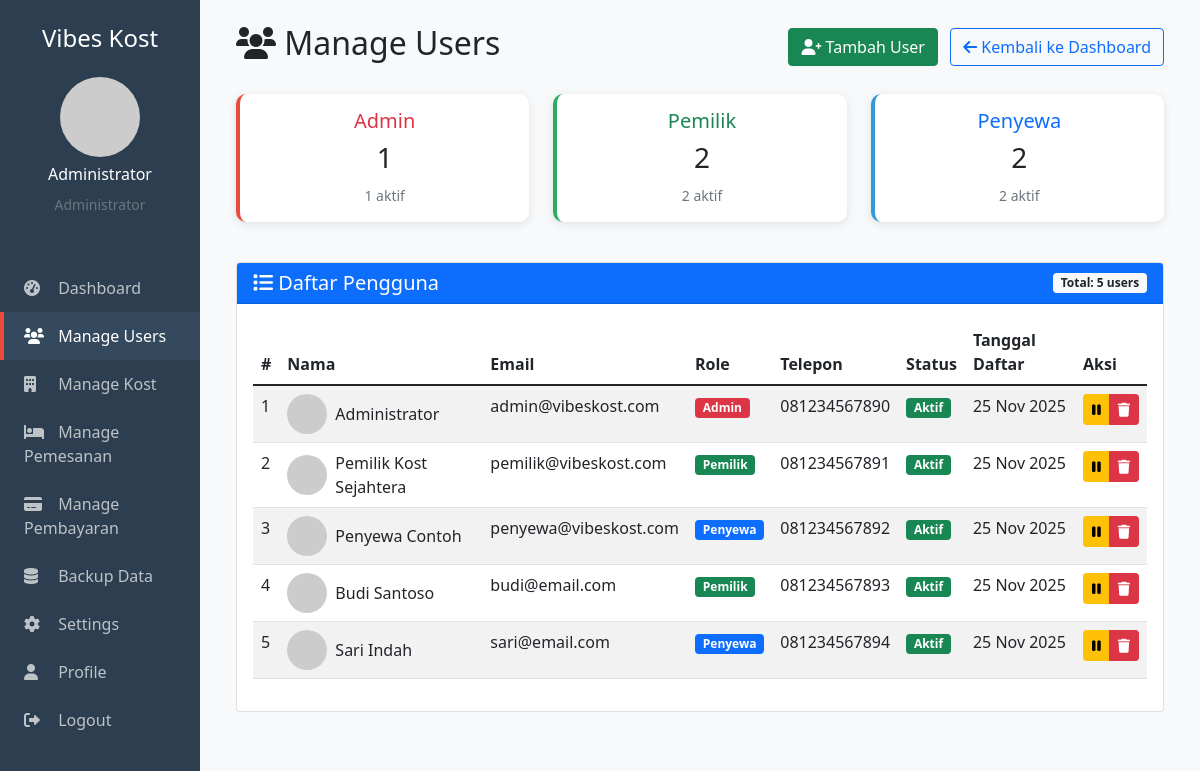
/admin/manage_users.php (signed in), run on the app's committed database.
### tables this page shows
CREATE TABLE users (
    id INT PRIMARY KEY AUTO_INCREMENT,
    nama VARCHAR(100) NOT NULL,
    email VARCHAR(100) UNIQUE NOT NULL,
    password VARCHAR(255) NOT NULL,
    role ENUM('admin','pemilik','penyewa') NOT NULL,
    no_telepon VARCHAR(20),
    alamat TEXT,
     
    bank_nama VARCHAR(100),
    bank_nomor VARCHAR(50),
    bank_atas_nama VARCHAR(100),
    foto_profil VARCHAR(255) DEFAULT 'default.jpg',
    is_active BOOLEAN DEFAULT TRUE,
    created_at TIMESTAMP DEFAULT CURRENT_TIMESTAMP,
    updated_at TIMESTAMP DEFAULT CURRENT_TIMESTAMP ON UPDATE CURRENT_TIMESTAMP
);

### admin/manage_users.php (the view, shortened to what this page needs)
<?php
include '../includes/config.php';
$users_query = "SELECT * FROM users ORDER BY created_at DESC";
$users = $conn->query($users_query);
$user_stats_query = "
    SELECT
        role,
        COUNT(*) as total,
        COUNT(CASE WHEN is_active = 1 THEN 1 END) as active
    FROM users
    GROUP BY role
";
$user_stats = $conn->query($user_stats_query);
?>
<!DOCTYPE html>
<html lang="id">
<head>
    <link href="https://cdn.jsdelivr.net/npm/bootstrap@5.1.3/dist/css/bootstrap.min.css" rel="stylesheet">
    <link href="https://cdnjs.cloudflare.com/ajax/libs/font-awesome/6.0.0/css/all.min.css" rel="stylesheet">
</head>
<body>
    <div class="container-fluid">
        <div class="row">
            <div class="col-md-3 col-lg-2 sidebar p-0">
                <div class="p-4">
                    <h4 class="text-center mb-4">Vibes Kost</h4>
                    <div class="text-center mb-4">
                        <img src="../uploads/profil/<?php echo $_SESSION['foto_profil']; ?>"
                             class="rounded-circle"
                             width="80"
                             height="80"
                             alt="Profile"
                             onerror="this.src='https://via.placeholder.com/80'">
                        <h6 class="mt-2"><?php echo $_SESSION['nama']; ?></h6>
                        <small class="text-muted">Administrator</small>
                    </div>
                </div>
                <nav class="nav flex-column">
                    <a class="nav-link" href="dashboard.php">
                        <i class="fas fa-tachometer-alt"></i> Dashboard
                    </a>
                    <a class="nav-link active" href="manage_users.php">
                        <i class="fas fa-users"></i> Manage Users
                    </a>
                    <a class="nav-link" href="manage_kost.php">
                        <i class="fas fa-building"></i> Manage Kost
                    </a>
                    <a class="nav-link" href="manage_pemesanan.php">
                        <i class="fas fa-bed"></i> Manage Pemesanan
                    </a>
                    <a class="nav-link" href="manage_pembayaran.php">
                        <i class="fas fa-credit-card"></i> Manage Pembayaran
                    </a>
                    <a class="nav-link" href="backup.php">
                        <i class="fas fa-database"></i> Backup Data
                    </a>
                    <a class="nav-link" href="settings.php">
                        <i class="fas fa-cog"></i> Settings
                    </a>
                    <a class="nav-link" href="profile.php">
                        <i class="fas fa-user"></i> Profile
                    </a>
                    <a class="nav-link" href="../auth/logout.php">
                        <i class="fas fa-sign-out-alt"></i> Logout
                    </a>
                </nav>
            </div>
            <div class="col-md-9 col-lg-10 main-content">
                <div class="p-4">
                    <div class="d-flex justify-content-between align-items-center mb-4">
                        <h2><i class="fas fa-users"></i> Manage Users</h2>
                        <div>
                            <a href="add_user.php" class="btn btn-success me-2">
                                <i class="fas fa-user-plus"></i> Tambah User
                            </a>
                            <a href="dashboard.php" class="btn btn-outline-primary">
                                <i class="fas fa-arrow-left"></i> Kembali ke Dashboard
                            </a>
                        </div>
                    </div>
                    <div class="row mb-4">
                        <?php while($stat = $user_stats->fetch_assoc()): ?>
                        <div class="col-md-4 mb-3">
                            <div class="stat-card" style="border-left: 4px solid <?php
                                switch($stat['role']) {
                                    case 'admin': echo '#e74c3c'; break;
                                    case 'pemilik': echo '#27ae60'; break;
                                    case 'penyewa': echo '#3498db'; break;
                                }
                            ?>;">
                                <h5 class="text-<?php
                                    switch($stat['role']) {
                                        case 'admin': echo 'danger'; break;
                                        case 'pemilik': echo 'success'; break;
                                        case 'penyewa': echo 'primary'; break;
                                    }
                                ?>"><?php echo ucfirst($stat['role']); ?></h5>
                                <h3><?php echo $stat['total']; ?></h3>
                                <small class="text-muted"><?php echo $stat['active']; ?> aktif</small>
                            </div>
                        </div>
                        <?php endwhile; ?>
                    </div>
                    <div class="card">
                        <div class="card-header bg-primary text-white d-flex justify-content-between align-items-center">
                            <h5 class="mb-0"><i class="fas fa-list"></i> Daftar Pengguna</h5>
                            <span class="badge bg-light text-dark">Total: <?php echo $users->num_rows; ?> users</span>
                        </div>
                        <div class="card-body">
                            <div class="table-responsive">
                                <table class="table table-hover table-striped">
                                    <thead>
                                        <tr>
                                            <th>#</th>
                                            <th>Nama</th>
                                            <th>Email</th>
                                            <th>Role</th>
                                            <th>Telepon</th>
                                            <th>Status</th>
                                            <th>Tanggal Daftar</th>
                                            <th>Aksi</th>
                                        </tr>
                                    </thead>
                                    <tbody>
                                        <?php
                                        $no = 1;
                                        while($user = $users->fetch_assoc()):
                                        ?>
                                        <tr>
                                            <td><?php echo $no++; ?></td>
                                            <td>
                                                <div class="d-flex align-items-center">
                                                    <img src="../uploads/profil/<?php echo $user['foto_profil']; ?>"
                                                         class="rounded-circle me-2"
                                                         width="40"
                                                         height="40"
                                                         alt="Profile"
                                                         onerror="this.src='https://via.placeholder.com/40'">
                                                    <?php echo $user['nama']; ?>
                                                </div>
                                            </td>
                                            <td><?php echo $user['email']; ?></td>
                                            <td>
                                                <span class="badge bg-<?php
                                                    switch($user['role']) {
                                                        case 'admin': echo 'danger'; break;
                                                        case 'pemilik': echo 'success'; break;
                                                        case 'penyewa': echo 'primary'; break;
                                                    }
                                                ?>"><?php echo ucfirst($user['role']); ?></span>
                                            </td>
                                            <td><?php echo $user['no_telepon'] ?: '-'; ?></td>
                                            <td>
                                                <span class="badge bg-<?php echo $user['is_active'] ? 'success' : 'danger'; ?>">
                                                    <?php echo $user['is_active'] ? 'Aktif' : 'Nonaktif'; ?>
                                                </span>
                                            </td>
                                            <td><?php echo date('d M Y', strtotime($user['created_at'])); ?></td>
                                            <td>
                                                <div class="btn-group">
                                                    <?php if ($user['is_active']): ?>
                                                        <a href="manage_users.php?action=deactivate&id=<?php echo $user['id']; ?>"
                                                           class="btn btn-warning btn-sm"
                                                           title="Nonaktifkan">
                                                            <i class="fas fa-pause"></i>
                                                        </a>
                                                    <?php endif; ?>
                                                    <a href="manage_users.php?action=delete&id=<?php echo $user['id']; ?>"
                                                       class="btn btn-danger btn-sm"
                                                       title="Hapus"
                                                       onclick="return confirm('Yakin ingin menghapus user ini?')">
                                                        <i class="fas fa-trash"></i>
                                                    </a>
                                                </div>
                                            </td>
                                        </tr>
                                        <?php endwhile; ?>
                                    </tbody>
                                </table>
                            </div>
                        </div>
                    </div>
                </div>
            </div>
        </div>
    </div>
</body>
</html>

### admin/manage_users.php (style rules this page uses)
.sidebar { background: #2c3e50; min-height: 100vh; color: white; }
.sidebar .nav-link { color: #bdc3c7; padding: 12px 20px; border-left: 4px solid transparent; transition: all 0.3s; }
.sidebar .nav-link:hover, .sidebar .nav-link.active { color: white; background: #34495e; border-left-color: #e74c3c; }
.sidebar .nav-link i { width: 20px; margin-right: 10px; }
.main-content { background: #f8f9fa; min-height: 100vh; }
.stat-card { background: white; border-radius: 10px; padding: 15px; box-shadow: 0 2px 10px rgba(0,0,0,0.1); text-align: center; }

### data on the page
users: nama "Administrator", email "admin@vibeskost.com", role "Admin", no_telepon "081234567890", is_active "Aktif", created_at "25 Nov 2025"
users: nama "Pemilik Kost Sejahtera", email "pemilik@vibeskost.com", role "Pemilik", no_telepon "081234567891", is_active "Aktif", created_at "25 Nov 2025"
users: nama "Penyewa Contoh", email "penyewa@vibeskost.com", role "Penyewa", no_telepon "081234567892", is_active "Aktif", created_at "25 Nov 2025"
users: nama "Budi Santoso", email "budi@email.com", role "Pemilik", no_telepon "081234567893", is_active "Aktif", created_at "25 Nov 2025"
users: nama "Sari Indah", email "sari@email.com", role "Penyewa", no_telepon "081234567894", is_active "Aktif", created_at "25 Nov 2025"

### other printed values
$_SESSION['nama'] "Administrator"
$stat['role'] "Admin"
$stat['total'] "1"
$stat['active'] "1"
$stat['role'] "Pemilik"
$stat['total'] "2"
$stat['active'] "2"
$stat['role'] "Penyewa"
$users->num_rows "5"
